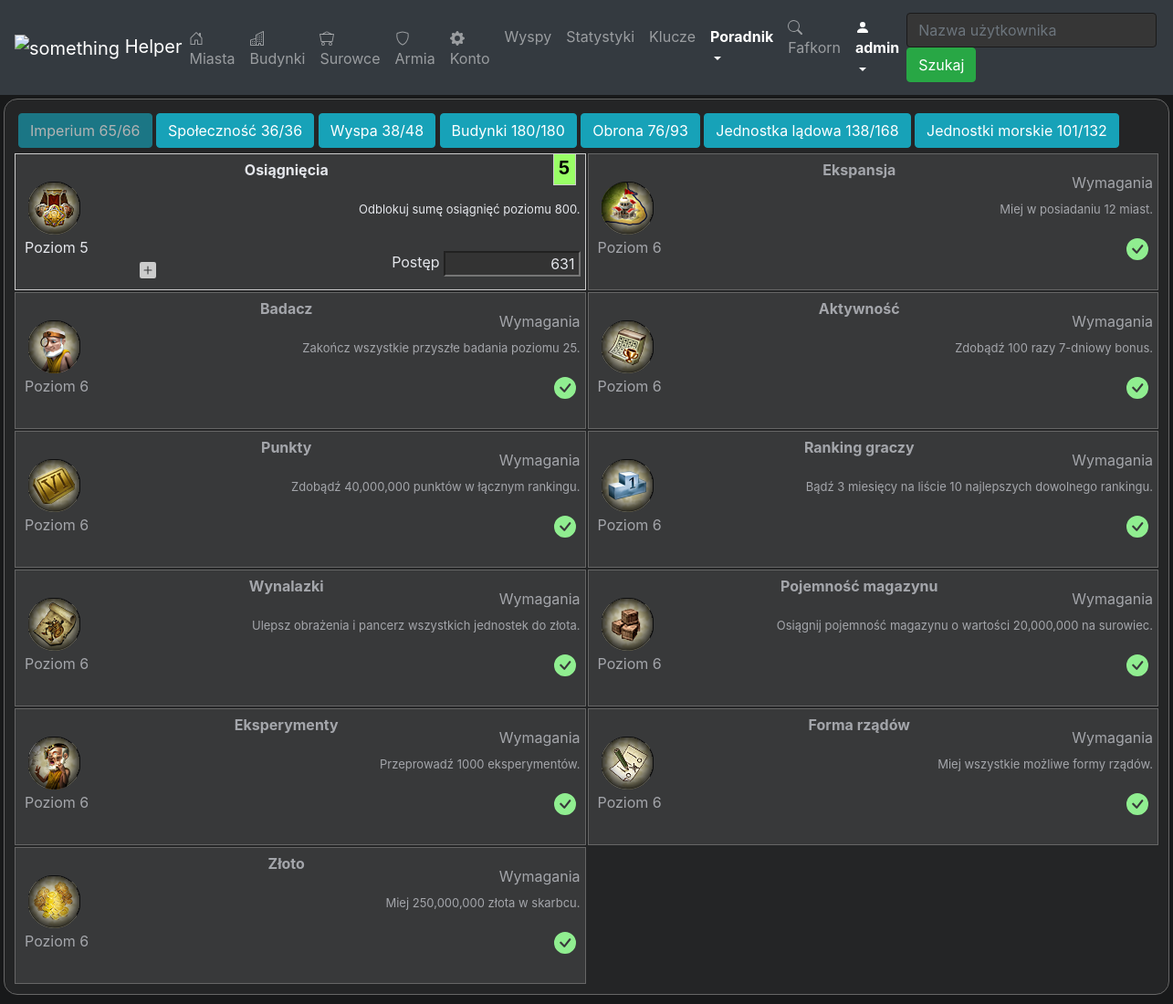
Page /guide/achievements/1 (signed in) on the committed database.
### mysite/helper/models.py (models this page shows, shortened)
class User(models.Model):
    user_name = models.CharField(max_length=50)
    user_status = models.ForeignKey(UserStatus, on_delete=models.SET_NULL, default=None, null=True)
    shipping_future = models.IntegerField(default=0)
    economy_future = models.IntegerField(default=0)
    science_future = models.IntegerField(default=0)
    military_future = models.IntegerField(default=0)
    score = models.IntegerField(default=0)
    master_builders = models.IntegerField(default=0)
    building_levels = models.IntegerField(default=0)
    scientists = models.IntegerField(default=0)
    research_level = models.IntegerField(default=0)
    generals = models.IntegerField(default=0)
    gold = models.BigIntegerField(default=0)
    offensive = models.IntegerField(default=0)
    defensive = models.IntegerField(default=0)
    trading = models.IntegerField(default=0)
    resources = models.IntegerField(default=0)
    donations = models.IntegerField(default=0)
    piracy = models.IntegerField(default=0)
    alliance = models.CharField(max_length=50, default='', null=True)
    last_visit = models.DateTimeField(default=datetime(2015, 10, 9, 23, 55, 59, 342380))

class AchievementCategory(models.Model):
    name = models.CharField(max_length=60)

class AchievementLevel(models.Model):
    achievement = models.ForeignKey(Achievement, on_delete=models.CASCADE)
    description = models.CharField(max_length=120)
    level = models.IntegerField(default=0)

class Achievement(models.Model):
    name = models.CharField(max_length=60)
    category = models.ForeignKey(AchievementCategory, on_delete=models.CASCADE)
    level = models.IntegerField(default=0)
    progress = models.CharField(max_length=100, null=True)
    image_path = models.ImageField(upload_to='img')
    max_level = models.IntegerField(default=0)

### mysite/helper/decorators.py (the view)
        def wrapper_func(request, *args, **kwargs):
            if request.user.is_staff:
                return view_func(request, *args, **kwargs)
            else:
                return HttpResponse('Brak uprawnień')

### mysite/helper/views/achievements.py (called while the page is built)
def split_achievements(achievements):
    achievements_to_do = []
    achievements_done = []
    for achievement in achievements:
        if achievement.achievement.level == achievement.achievement.max_level:
            achievements_done.append(achievement)
        else:
            achievements_to_do.append(achievement)
    return achievements_to_do, achievements_done

### mysite/helper/templates/helper/achievements/achievements.html (shortened to what this page needs)
{% extends "base.html" %}
{% block head %}
    {% load static %}
    <link rel="stylesheet" type="text/css" href="{% static 'helper/achievements.css' %}">
    {% load helper_extras %}
{% endblock %}
{% block content %}
    {% load widget_tweaks %}
    {% include "helper/navigation.html" %}
    <div class="tile">
        <div class="categories-div">
            {% for category, progress in achievement_categories %}
                <a  class="btn btn-info {% if category.id == active_category %} disabled {% endif %}" href="{% url 'helper:achievements_category' category.id %}" >{{category.name}} {{progress.0}}/{{progress.1}}</a>
            {% endfor %}
        </div>
        <div class="content-div">
            {% for achievement in achievements_to_do %}
                {% include 'helper/achievements/achievement_tile.html' %}
            {% endfor %}
            {% for achievement in achievements_done %}
                <div class="card-div card-div-done">
                    <div class="row" style="text-align: center; width: 100%" >
                        <div class="col" style="font-weight: 700;">{{achievement.achievement.name}}</div>
                    </div>
                    <div class="row">
                        <div class="col col-3">
                            <table style="margin-left: 8px;">
                                <tr>
                                    <td>
                                        <img src="{{achievement.achievement.image_path.url}}" alt="img">
                                    </td>
                                </tr>
                                <tr><td><p style="margin-left: -4px;">Poziom {{achievement.achievement.level}}</p></td></tr>
                            </table>
                        </div>
                        <div class="col col-9">
                            <p style="text-align: right; margin-top: -10px;">Wymagania</p>
                            <p class="description-p">{{achievement.description}}</p>
                            <div class="done-div">
                            </div>
                        </div>
                    </div>
                </div>
            {% endfor %}
        </div>
    </div>
{% endblock %}

### mysite/helper/templates/helper/navigation.html (shortened to what this page needs)
{% load widget_tweaks %}
{% load static %}
<nav class="navbar navbar-expand-lg navbar-dark bg-dark">
        <a class="navbar-brand" href="{% url 'helper:users' %}">
            <img style="margin: 0px;" src="{% static "helper/icons/icon.png" %}" alt="something" width="30px" height="30" >
            Helper
        </a>
        <ul class="navbar-nav mr-auto">
            <li class="nav-item {% if nav_active == 'user_towns' %}active{% endif %}">
                <a class="nav-link" href="{% url 'helper:user_towns' user.id %}">
                    Miasta
                </a>
            </li>
            <li class="nav-item {% if nav_active == 'user_buildings' %}active{% endif %}">
                <a class="nav-link" href="{% url 'helper:user_buildings' user.id %}">
                    Budynki
                </a>
            </li>
            <li class="nav-item {% if nav_active == 'user_resources' %}active{% endif %}">
                <a class="nav-link" href="{% url 'helper:user_resources' user.id %}">
                    Surowce
                </a>
            </li>
            <li class="nav-item {% if nav_active == 'user_army' %}active{% endif %}">
                <a class="nav-link" href="{% url 'helper:user_army' user.id %}">
                    Armia
                </a>
            </li>
            <li class="nav-item {% if nav_active == 'user_account' %}active{% endif %}" >
                <a class="nav-link" href="{% url 'helper:user_account' user.id %}">
                    Konto
                </a>
            </li>
            <li class="nav-item {% if nav_active == 'islands' %}active{% endif %}">
                <a class="nav-link" href="{% url 'helper:islands' user.id %}">
                    Wyspy
                </a>
            </li>
            <li class="nav-item {% if nav_active == 'statistics' %}active{% endif %}">
                <a class="nav-link" href="{% url 'helper:statistics' user.id %}">
                    Statystyki
                </a>
            </li>
            {% if request.user.is_staff %}
                <li class="nav-item {% if nav_active == 'key_manager' %}active{% endif %}">
                    <a class="nav-link" href="{% url 'helper:key_manager' %}">
                        Klucze
                    </a>
                </li>
            {% endif %}
            <li class="nav-item dropdown  {% if nav_active == 'guide' %}active{% endif %}" >
                <a class="nav-link dropdown-toggle" href="#" id="navbarDropdown" role="button" data-toggle="dropdown" aria-haspopup="true" aria-expanded="false">
                  Poradnik
                </a>
            </li>
        </ul>
        <ul class="navbar-nav ml-auto">
            <li class="nav-item">
                <a class="nav-link inactive" href="">
                    {{user.user_name}}
                </a>
            </li>
            <li class="nav-item dropdown active">
                <a class="nav-link dropdown-toggle" href="#" id="userDropdown" data-toggle="dropdown" aria-haspopup="true" aria-expanded="false">
                    <svg width="1em" height="1em" viewBox="0 0 16 16" class="bi bi-person-fill" fill="currentColor" xmlns="http://www.w3.org/2000/svg">
                        <path fill-rule="evenodd" d="M3 14s-1 0-1-1 1-4 6-4 6 3 6 4-1 1-1 1H3zm5-6a3 3 0 1 0 0-6 3 3 0 0 0 0 6z"/>
                    </svg>
                    {{request.user}}
                </a>
            </li>
        </ul>
        <form class="form-inline my-2 my-lg-0" action="{% url 'helper:users'%}" method="get">
            <input type="search" class="form-control mr-sm-2" name="user_name" placeholder="Nazwa użytkownika">
            <button type="submit" class="btn btn-success btn-action">Szukaj</button>
        </form>
    </nav>

### mysite/helper/templates/helper/achievements/achievement_tile.html (shortened to what this page needs)
{% load static %}
<div class="card-div">
    <div class="level-info-div level-color" about="{{achievement.achievement.level}}">
        {{achievement.achievement.level}}
    </div>
    <div class="row" style="text-align: center; width: 100%" >
        <div class="col" style="font-weight: 700;">{{achievement.achievement.name}}</div>
    </div>
    <div class="row">
        <div class="col col-3">
            <table style="margin-left: 8px;">
                <tr>
                    <td>
                        <img src="{{achievement.achievement.image_path.url}}" alt="img">
                    </td>
                </tr>
                <tr><td><p style="margin-left: -4px;">Poziom {{achievement.achievement.level}}</p></td></tr>
            </table>
        </div>
        <div class="col col-9">
            <p class="description-p">{{achievement.description}}</p>
            <div>
                <form style="float: left" action="{% url 'helper:achievements_level_up' %}" method="post">
                    <button class="next-level-btn" title="Następny poziom" type="submit">
                    </button>
                </form>
                <form style="float: right" action="{% url 'helper:confirm_progress' %}" method="post">
                    <label style="float:left; margin-right: 4px;">Postęp</label>
                    <input class="progress-input" value="{{achievement.achievement.progress}}" name="progress"/>
                </form>
            </div>
        </div>
    </div>
</div>

### mysite/helper/static/helper/base.css (style rules this page uses)
body { background: #18191a; text-decoration:none; box-sizing: border-box; }
.navbar .active { font-weight: bold; }
.form-control { background: #363636; border-color: #1a1a1a; color: #ddd; margin-right: 5px; }
.tile { background: #242526; border: 1px solid #666; margin: 4px; border-radius: 15px; padding: 10px; color: #e4e6eb; margin-bottom: 10px; }
a { color: #eee; }

### mysite/helper/static/helper/achievements.css (style rules this page uses)
.categories-div { margin: 5px; }
.content-div { display: grid; grid-template-columns: repeat(auto-fill,minmax(420px, 1fr)); }
.card-div { height: 150px; margin: 1px; padding: 5px; border: 1px solid #ccc; background: #38393a; position: relative; }
.card-div-done { border: 1px solid #666; color: #a4a6ab; }
.description-p { text-align: right; font-size: 13px; margin-top: -8px; min-height: 39px; }
.done-div { position: absolute; right: 20px; bottom: 10px; color: lightgreen; font-size: 24px; }
.progress-input { color: #e4e6eb; display: block; padding: 0; margin: 0; background: #333; margin-right: auto; width: 150px; text-align: right; padding-right: 4px; }
.next-level-btn { background-color: Transparent; background-repeat:no-repeat; border: none; cursor:pointer; overflow: hidden; outline:none; color: #ccc; padding: 0; font-size: 18px; margin-left: -30px; margin-top: 6px; }
.level-info-div { position: absolute; top: 0px; right: 10px; width: 25px; height: 35px; font-size: 20px; font-weight: 700; border: solid 1px #ccc; text-align: center; margin-top: -1px; }
.level-color[about="5"] { background: #99FF66; color: black; }

### rows in the picture
User: user_name "Fafkorn"
AchievementCategory: name "Imperium", progress "65", progress "66"
AchievementCategory: name "Społeczność", progress "36"
AchievementCategory: name "Wyspa", progress "38", progress "48"
AchievementCategory: name "Budynki", progress "180"
AchievementCategory: name "Obrona", progress "76", progress "93"
AchievementCategory: name "Jednostka lądowa", progress "138", progress "168"
AchievementCategory: name "Jednostki morskie", progress "101", progress "132"
AchievementLevel: achievement.level "5", achievement.name "Osiągnięcia", achievement.image_path (picture), description "Odblokuj sumę osiągnięć poziomu 800.", progress "631"
AchievementLevel: achievement.name "Ekspansja", achievement.image_path (picture), achievement.level "6", description "Miej w posiadaniu 12 miast."
AchievementLevel: achievement.name "Badacz", achievement.image_path (picture), achievement.level "6", description "Zakończ wszystkie przyszłe badania poziomu 25."
AchievementLevel: achievement.name "Aktywność", achievement.image_path (picture), achievement.level "6", description "Zdobądź 100 razy 7-dniowy bonus."
AchievementLevel: achievement.name "Punkty", achievement.image_path (picture), achievement.level "6", description "Zdobądź 40,000,000 punktów w łącznym rankingu."
AchievementLevel: achievement.name "Ranking graczy", achievement.image_path (picture), achievement.level "6", description "Bądź 3 miesięcy na liście 10 najlepszych dowolnego rankingu."
AchievementLevel: achievement.name "Wynalazki", achievement.image_path (picture), achievement.level "6", description "Ulepsz obrażenia i pancerz wszystkich jednostek do złota."
AchievementLevel: achievement.name "Pojemność magazynu", achievement.image_path (picture), achievement.level "6", description "Osiągnij pojemność magazynu o wartości 20,000,000 na surowiec."
AchievementLevel: achievement.name "Eksperymenty", achievement.image_path (picture), achievement.level "6", description "Przeprowadź 1000 eksperymentów."
AchievementLevel: achievement.name "Forma rządów", achievement.image_path (picture), achievement.level "6", description "Miej wszystkie możliwe formy rządów."
AchievementLevel: achievement.name "Złoto", achievement.image_path (picture), achievement.level "6", description "Miej 250,000,000 złota w skarbcu."

### other values in the picture
{{ request.user }} "admin"
